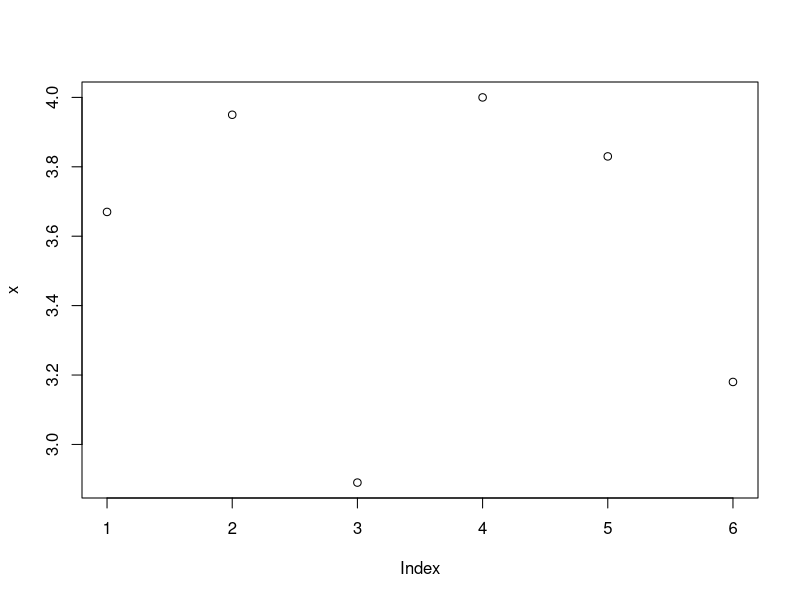

This chart was generated by the following R code:
#----------------------------------------------------------------------------------------------
# File: basic-session-code.R
# Date: 03-04-2012
# Author: Eric Nantz
# URL: https://github.com/thercast/basic-interaction-with-R/blob/master/basic-session-code.R
# Email: theRcast@gmail.com
# Purpose: Example of a basic R session demonstrated in the R-Podcast episode 3
#          www.r-podcast.org/the-r-podcast-episode-3-basic-interaction-with-r
# License: Creative Commons Attribution-ShareAlike 3.0 Unported License
#----------------------------------------------------------------------------------------------

# Try entering the following commands in the R Console one line at a time
2+3
pi*(6^2)

# a numeric vector can be created using the c() function
# for example, six high school GPA scores:

c(3.67, 3.95, 2.89, 4.00, 3.83, 3.18)

# Using assignment sequence <- or = to assign this vector to an object called x
x <- c(3.67, 3.95, 2.89, 4.00, 3.83, 3.18)
x = c(3.67, 3.95, 2.89, 4.00, 3.83, 3.18)
x

# access certain elements of the vector using [n] where n is index of desired element
x[1]

# count the number of elements in x using the length() function
length(x)

# compute the mean using the mean() function
mean(x)

# access the help page for mean to see if a trimmed mean can be computed
# the following commands are equivalent
help(mean)
?mean

# many functions have examples that can be run by using the example function
example(mean)

# use the trim argument to get a trimmed mean
mean(x, trim=1/6)

# equivalent to the following
x.sorted <- sort(x)
x.trimmed <- x.sorted[c(-1,-6)]
mean(x.trimmed)

# other statistics can be calculated using the summary function
summary(x)

# a simple scatterplot can be generated by the plot function
plot(x)

# to install packages from command line, use install.packages function
install.packages("ggplot2")

# to load a package from command line, use the library function
library(ggplot2)

# to save workspace from command line, use the save.image or save function
save.image(file="myWorkspaceAll.RData")
save(x, file="myWorkspaceSubset.RData")

# to quit R, use q()
q()
